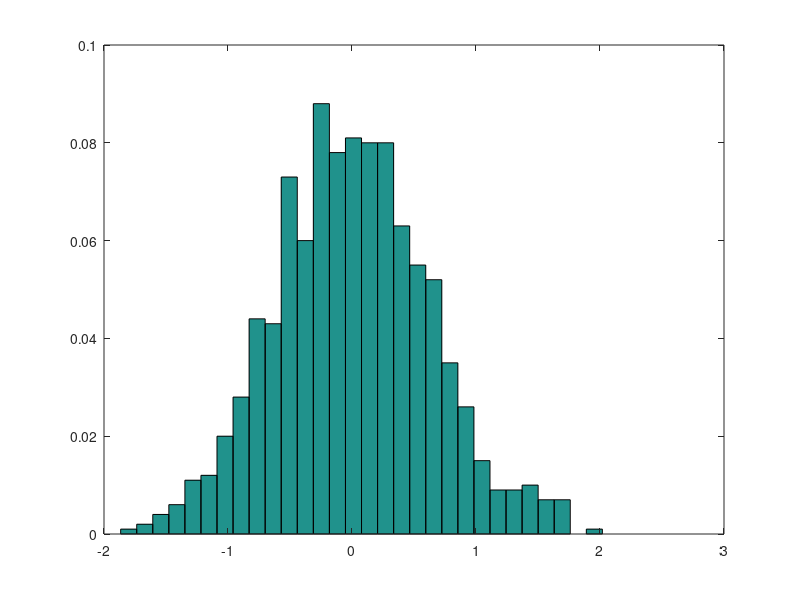

Write the MATLAB code that produced this figure.
# this is a little Monte Carlo exercise that illustrates that
# the OLS estimator is unbiased when we have strong exogeneity

reps = 1000; # number of Monte Carlo reps.
n = 20; # sample size
sig = 3;  # st. dev. of errors

x = [ones(n,1), randn(n,1)];  # x is fixed over repeated samples
beta = [1; 2]; # true beta
true = x*beta;

e = sig*randn(n,reps);
y = kron(true, ones(1,reps)) + e;

[betas, sigsq, e] = ols(y,x);

betas(2,:) = betas(2,:) - 2;
title("Beta hat - Beta true");
hist(betas(2,:),30,1);
#legend("off");
pause(10);

%print("Unbiased.svg", "-dsvg");
	
